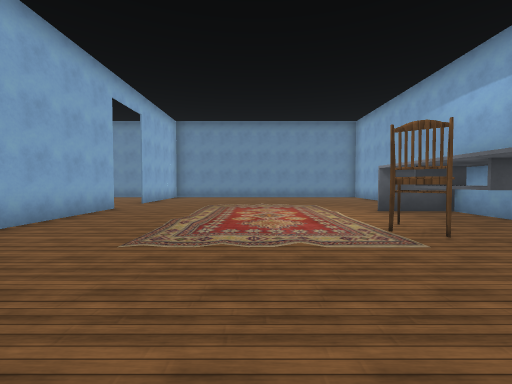
view 1 (above)

16 first-person views from a walk through a Unity game level. The camera is 1.5 m above the floor, tilts 2° down and sees 90° across. The floor is counted in squares, 2 m on a side. Each view is taken from the middle of a square. On the plan, view 1 faces up. The plan holds only what a view shows up to about 9 squares ahead; the rest is blank. The place goes on beyond the plan. The player character is not drawn. Some surface patterns are stand-ins.

view 2
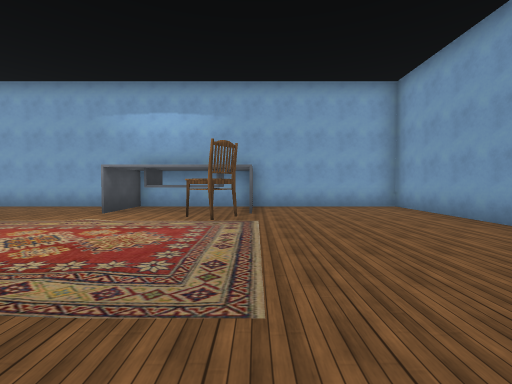

view 3
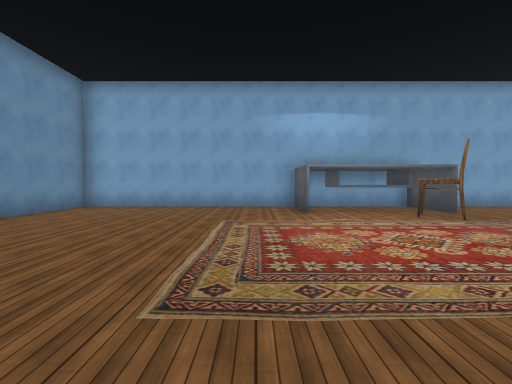

view 4
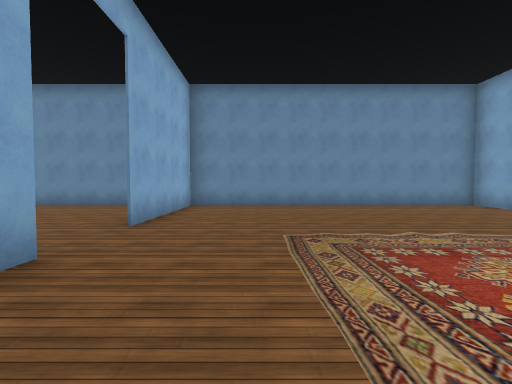

view 5
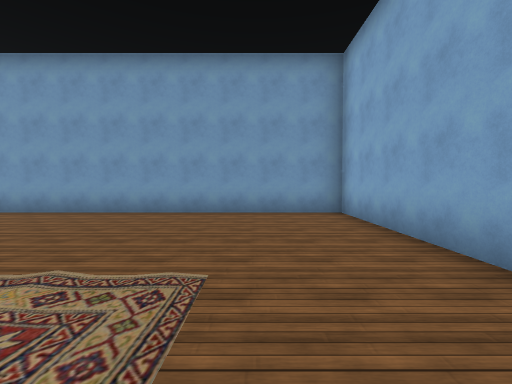

view 6
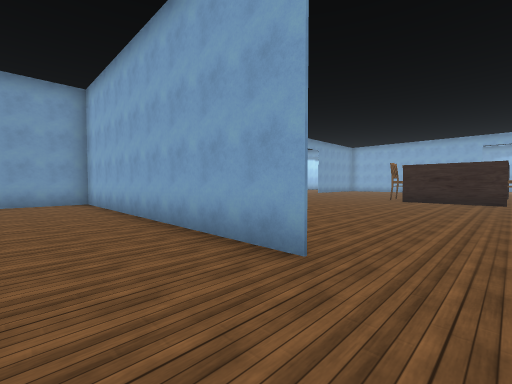

view 7
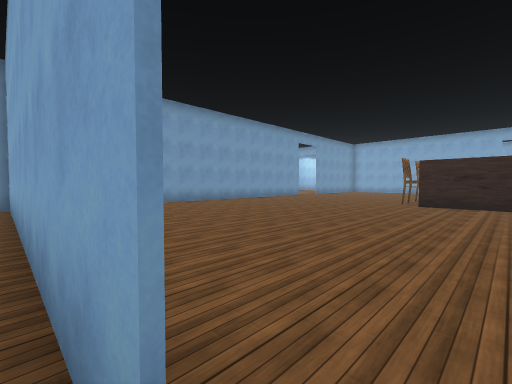

view 8
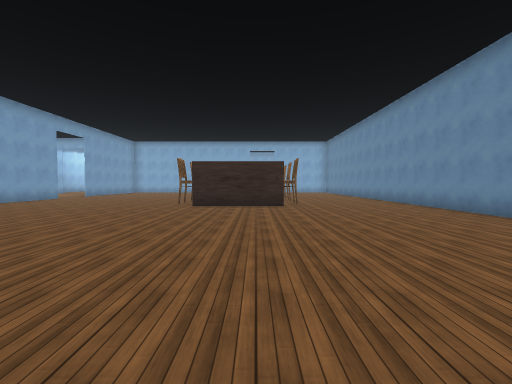

view 9
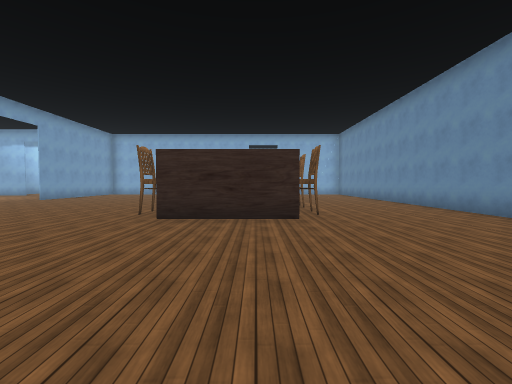

view 10
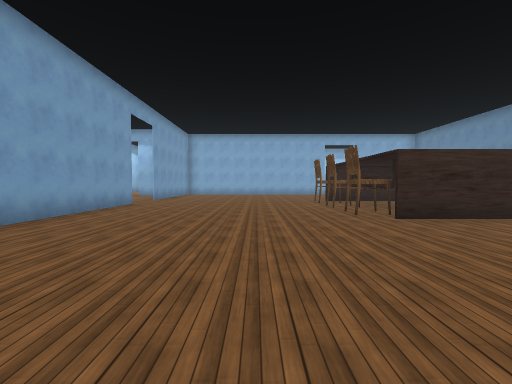

view 11
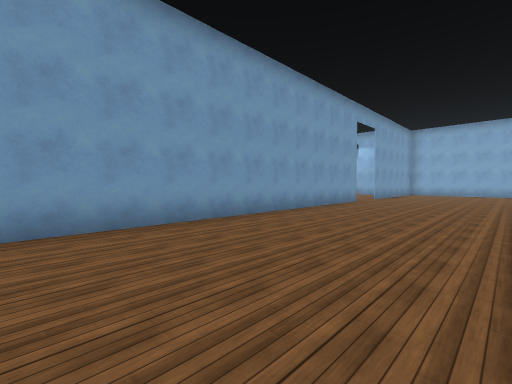

view 12
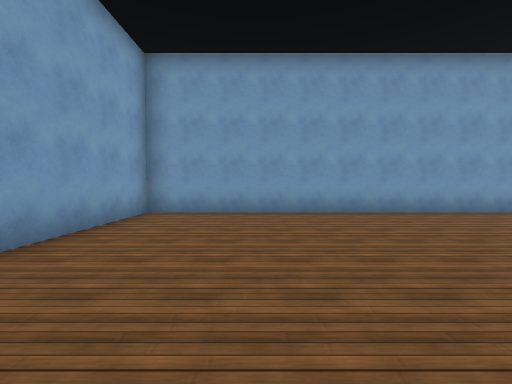

view 13
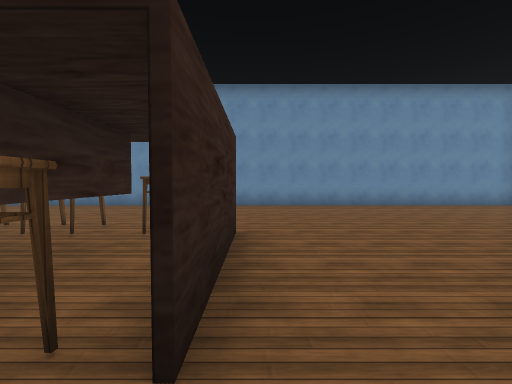

view 14
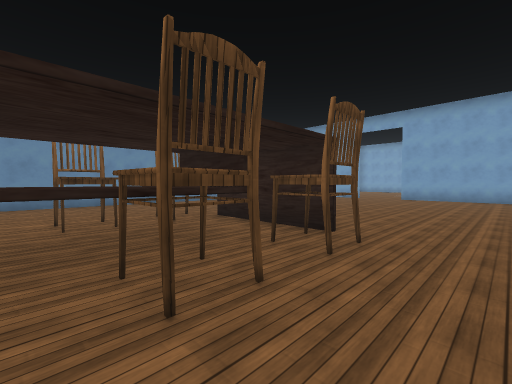

view 15
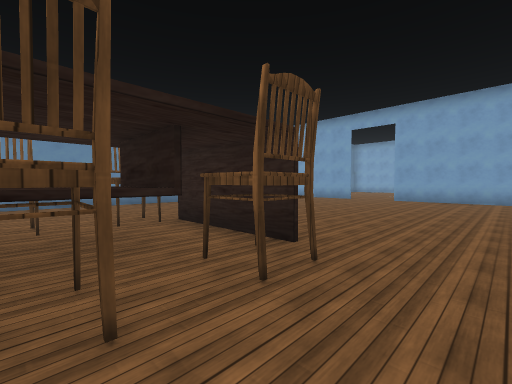

view 16
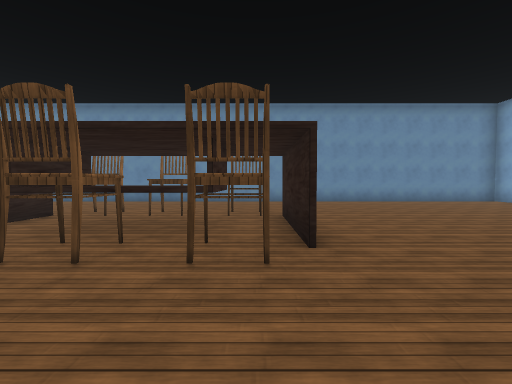

### Floor plan
Points are (right, up) in squares from view 1. A wall is a line through its corners. A room is listed if a view was taken in it or the views show most of it. See-through windows are left out.
Room 1 (views 1, 2, 3, 4, 5, 6)
walls: (-4.2, 7.6) (-4.2, -1.5); (-4, -1.5) (5.2, -1.5) (5.2, 13.5) (-4, 13.5); (-4.2, 13.5) (-4.2, 9.4)
ways out: opening at (-4, 8.5) to room 2
objects: chair (2, 4) to (3, 4); other object (4, 3) to (4, 6)
Room 2 (views 7, 8, 9, 10, 11, 12, 13, 14, 15, 16)
walls: (-13.4, 5.9) (-13.4, 9); (-14.6, 6.6) (-17.5, 6.6); (-14.7, 6.5) (-14.7, 8.4); (-13.3, 9) (-13.3, 5.9); (-4.2, 4) (-4.2, 5); (-17.4, 8.2) (-17.4, 6.5); (-17, -1.5) (-4, -1.5); (-4.2, -1.5) (-4.2, 2.2); (-4, 13.5) (-17.5, 13.5)
ways out: opening at (-4, 8.5) to room 1; gap at (-17, -2)
objects: chair (-17, 9); chair (-16, 6); chair (-16, 9); chair (-14, 6); chair (-14, 9)

Positions as (right, up) in squares from view 1, and headings:
1: (0, 0), facing up
2: (-3, 3), facing right
3: (-3, 8), facing right
4: (-2, 5), facing up
5: (-2, 5), facing down
6: (-2, 9), facing down-left
7: (-4, 8), facing down-left
8: (-5, 8), facing left
9: (-8, 8), facing left
10: (-8, 3), facing left
11: (-7, 3), facing down-left
12: (-7, 5), facing down
13: (-13, 5), facing up
14: (-17, 4), facing up-right
15: (-16, 4), facing up-right
16: (-14, 3), facing up
